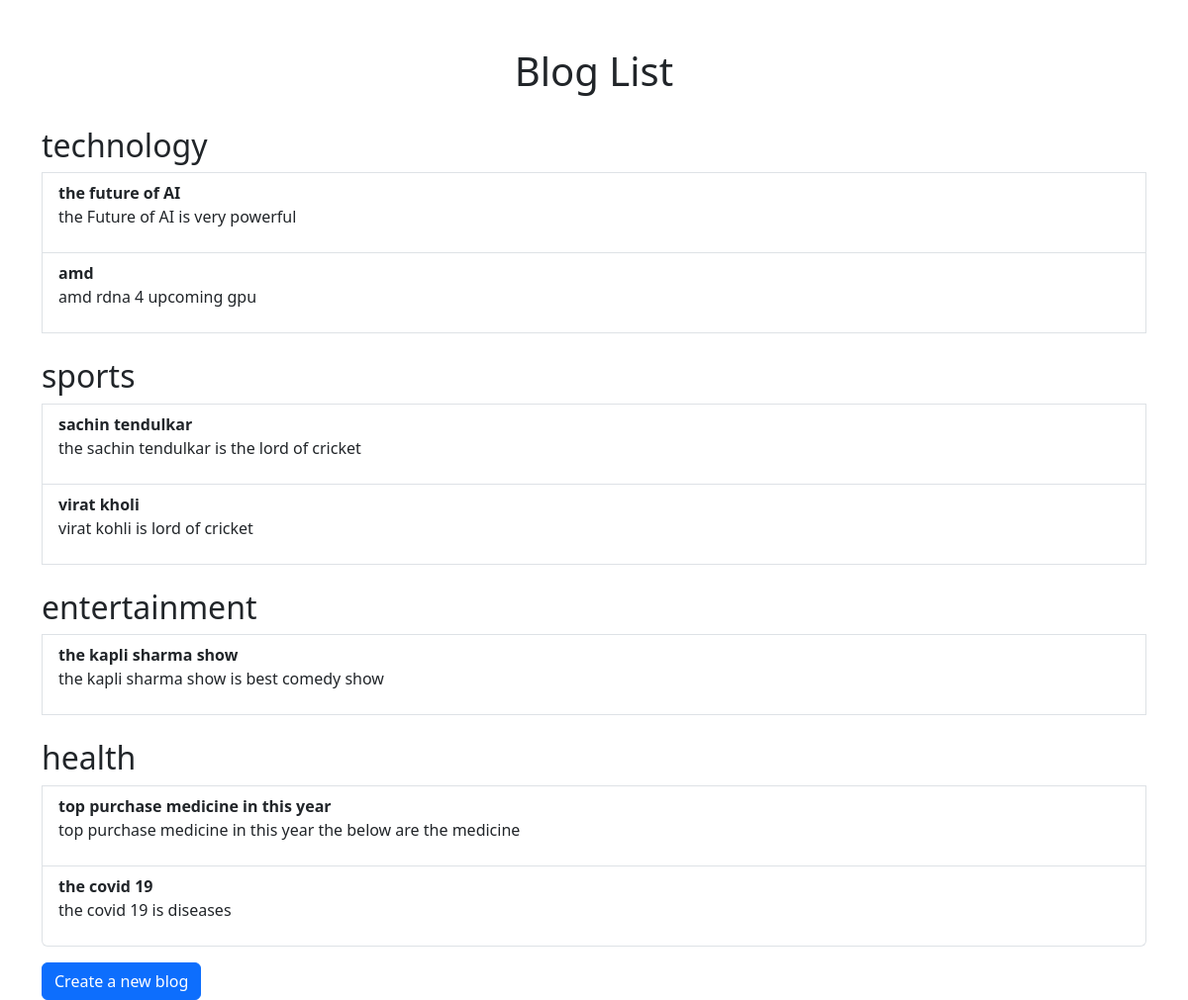
The app's page /blogs/ with its own data.
### blog_app/models.py (models this page shows, shortened)
class BlogPost(models.Model):
    title = models.CharField(max_length=200)
    content = models.TextField()
    category = models.CharField(max_length=100)

### blog_app/views.py (the view)
# urls.py: path('', blog_list, name='blog_list'),
def blog_list(request):
    blogs = BlogPost.objects.all()
    categorized_blogs = {}
    for blog in blogs:
        if blog.category not in categorized_blogs:
            categorized_blogs[blog.category] = []
        categorized_blogs[blog.category].append(blog)
    return render(request, 'blog/blog_list.html', {'categorized_blogs': categorized_blogs})

### blog_app/templates/blog/blog_list.html (shortened to what this page needs)
<!DOCTYPE html>
<html lang="en">
<head>
    <link href="https://cdn.jsdelivr.net/npm/bootstrap@5.3.0-alpha1/dist/css/bootstrap.min.css" rel="stylesheet">
</head>
<body>
    <div class="container mt-5">
        <h1 class="text-center">Blog List</h1>
        <ul class="list-group">
            {% for category, blogs in categorized_blogs.items %}
                <h2 class="mt-4">{{ category }}</h2>
                {% for blog in blogs %}
                    <li class="list-group-item">
                        <strong>{{ blog.title }}</strong>
                        <p>{{ blog.content }}</p>
                    </li>
                {% endfor %}
            {% endfor %}
        </ul>
        <a href="{% url 'blog_create' %}" class="btn btn-primary mt-3">Create a new blog</a>
    </div>
</body>
</html>

### records on screen
BlogPost: category "technology", title "the future of AI", content "the Future of AI is very powerful"
BlogPost: title "amd", content "amd rdna 4 upcoming gpu"
BlogPost: category "sports", title "sachin tendulkar", content "the sachin tendulkar is the lord of cricket"
BlogPost: title "virat kholi", content "virat kohli is lord of cricket"
BlogPost: category "entertainment", title "the kapli sharma show", content "the kapli sharma show is best comedy show"
BlogPost: category "health", title "top purchase medicine in this year", content "top purchase medicine in this year the below are the medicine"
BlogPost: title "the covid 19", content "the covid 19 is diseases"
